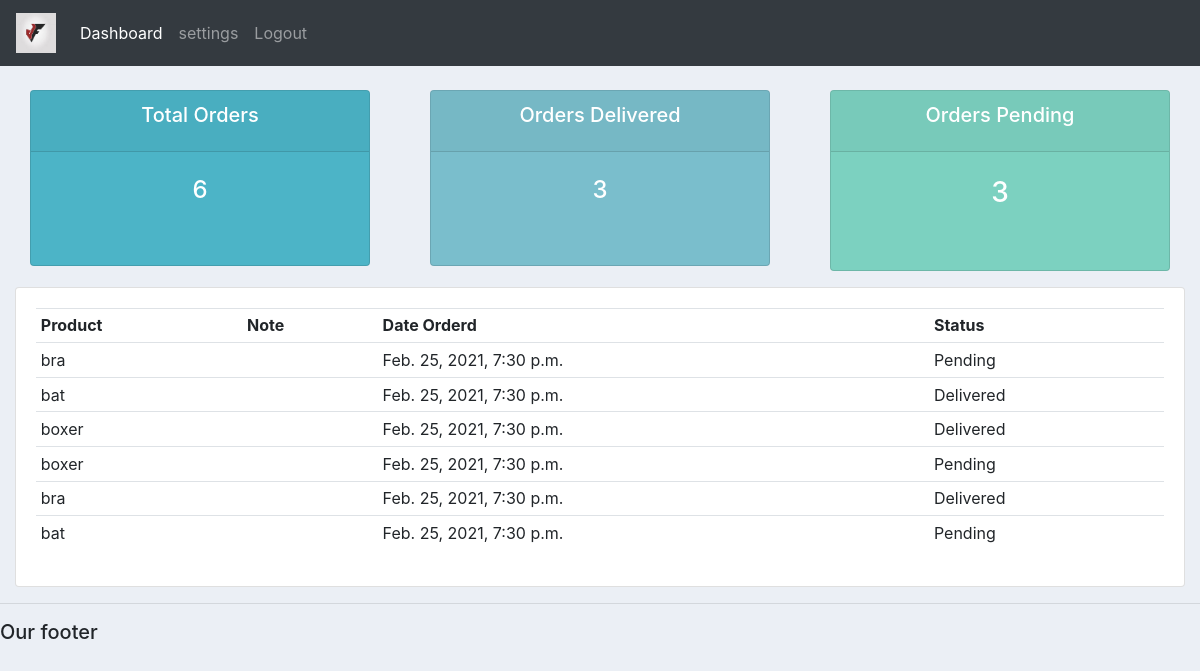
Page /user (signed in) on the committed database.
### accounts/models.py (models this page shows, shortened)
class Order(models.Model):
    customer=models.ForeignKey(Customer,null=True,blank=True,on_delete=models.CASCADE)
    product=models.ForeignKey(Product,null=True,blank=True,on_delete=models.CASCADE)
    STATUS=(('Pending','Pending'),('Out for delivery','Out for delivery'),('Delivered','Delivered'))
    date_created=models.DateTimeField(auto_now_add=True,null=True)
    status=models.CharField(max_length=200,choices=STATUS,null=True,blank=True)
    order_no=models.IntegerField(null=True,blank=True)

class Product(models.Model):
    CATEGORY=(('Indoor','Indoor'),('Out Door','Out Door'),)
    name=models.CharField(max_length=200,null=True,blank=True)
    price=models.FloatField(null=True)
    category=models.CharField(max_length=200,null=True,choices=CATEGORY)
    description=models.CharField(max_length=200,blank=True,null=True)
    date_created=models.DateTimeField(auto_now_add=True,null=True)
    tag=models.ManyToManyField(Tag,blank=True)
    def __str__(self):
        return self.name

### accounts/decorators.py (the view)
        def wrapper(r,*args,**kwargs):
            group=None
            if r.user.groups.exists():
                group=r.user.groups.all()[0].name
            print(group)
            if group in allowed_roles:
                return func(r,*args,**kwargs)
            else:
                return HttpResponse("your not authorized to view this page")

### accounts/views.py (called while the page is built)
@login_required(login_url="login")
@allow(allowed_roles=['customer'])
def user(r):
    orders=r.user.customer.order_set.all()
    total_o=orders.count()
    Delivered=orders.filter(status='Delivered').count()
    Pending=orders.filter(status="Pending").count()
    context={'orders':orders,'total_o':total_o,'Delivered':Delivered,'Pending':Pending}
    return render(r,"accounts/user.html",context)

### templates/accounts/user.html
{%  extends 'accounts/main.html' %}
{% block content %}
{%  include 'accounts/status.html' %}
<div class="row">
	<div class="col-md">
		<div class="card card-body">
			<table class="table table-sm">
				<tr>
					<th>Product</th>
					<th>Note</th>
					<th>Date Orderd</th>
					<th>Status</th>
				</tr>
				{% for order in orders %}
				<tr>
					<td>{{order.product}}</td>
					<td>{{order.note}}</td>
					<td>{{order.date_created}}</td>
					<td>{{order.status}}</td>
				</tr>
				{% endfor %}
			</table>
		</div>
	</div>
</div>
{% endblock content %}

### static/css/main.css (style rules this page uses)
body { background-color: #ebeff5; }

### rows in the picture
Order: product "bra", date_created "Feb. 25, 2021, 7:30 p.m.", status "Pending"
Order: product "bat", date_created "Feb. 25, 2021, 7:30 p.m.", status "Delivered"
Order: product "boxer", date_created "Feb. 25, 2021, 7:30 p.m.", status "Delivered"
Order: product "boxer", date_created "Feb. 25, 2021, 7:30 p.m.", status "Pending"
Order: product "bra", date_created "Feb. 25, 2021, 7:30 p.m.", status "Delivered"
Order: product "bat", date_created "Feb. 25, 2021, 7:30 p.m.", status "Pending"

### other values in the picture
{{ total_o }} "6"
{{ Delivered }} "3"
{{ Pending }} "3"
